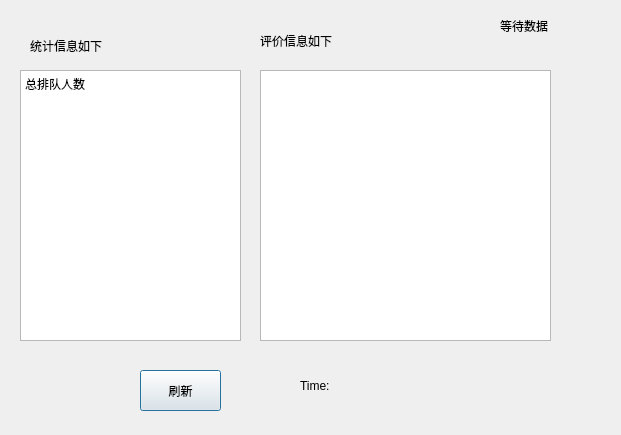
<?xml version="1.0" encoding="UTF-8"?>
<ui version="4.0">
 <class>Dialog</class>
 <widget class="QDialog" name="Dialog">
  <property name="geometry">
   <rect>
    <x>0</x>
    <y>0</y>
    <width>621</width>
    <height>435</height>
   </rect>
  </property>
  <property name="windowTitle">
   <string>Dialog</string>
  </property>
  <widget class="QPushButton" name="pushButton">
   <property name="geometry">
    <rect>
     <x>140</x>
     <y>370</y>
     <width>81</width>
     <height>41</height>
    </rect>
   </property>
   <property name="text">
    <string>刷新</string>
   </property>
  </widget>
  <widget class="QLabel" name="label">
   <property name="geometry">
    <rect>
     <x>30</x>
     <y>30</y>
     <width>151</width>
     <height>31</height>
    </rect>
   </property>
   <property name="text">
    <string>统计信息如下</string>
   </property>
  </widget>
  <widget class="QTextEdit" name="textEdit">
   <property name="geometry">
    <rect>
     <x>20</x>
     <y>70</y>
     <width>221</width>
     <height>271</height>
    </rect>
   </property>
   <property name="html">
    <string>&lt;!DOCTYPE HTML PUBLIC &quot;-//W3C//DTD HTML 4.0//EN&quot; &quot;http://www.w3.org/TR/REC-html40/strict.dtd&quot;&gt;
&lt;html&gt;&lt;head&gt;&lt;meta name=&quot;qrichtext&quot; content=&quot;1&quot; /&gt;&lt;style type=&quot;text/css&quot;&gt;
p, li { white-space: pre-wrap; }
&lt;/style&gt;&lt;/head&gt;&lt;body style=&quot; font-family:'SimSun'; font-size:9pt; font-weight:400; font-style:normal;&quot;&gt;
&lt;p style=&quot; margin-top:0px; margin-bottom:0px; margin-left:0px; margin-right:0px; -qt-block-indent:0; text-indent:0px;&quot;&gt;总排队人数&lt;/p&gt;&lt;/body&gt;&lt;/html&gt;</string>
   </property>
  </widget>
  <widget class="QLabel" name="label_2">
   <property name="geometry">
    <rect>
     <x>260</x>
     <y>20</y>
     <width>151</width>
     <height>41</height>
    </rect>
   </property>
   <property name="text">
    <string>评价信息如下</string>
   </property>
  </widget>
  <widget class="QTextEdit" name="textEdit_2">
   <property name="geometry">
    <rect>
     <x>260</x>
     <y>70</y>
     <width>291</width>
     <height>271</height>
    </rect>
   </property>
  </widget>
  <widget class="QLabel" name="label_3">
   <property name="geometry">
    <rect>
     <x>360</x>
     <y>370</y>
     <width>171</width>
     <height>31</height>
    </rect>
   </property>
   <property name="text">
    <string/>
   </property>
  </widget>
  <widget class="QLabel" name="label_4">
   <property name="geometry">
    <rect>
     <x>300</x>
     <y>370</y>
     <width>54</width>
     <height>31</height>
    </rect>
   </property>
   <property name="text">
    <string>Time:</string>
   </property>
  </widget>
  <widget class="QLabel" name="label_5">
   <property name="geometry">
    <rect>
     <x>500</x>
     <y>10</y>
     <width>91</width>
     <height>31</height>
    </rect>
   </property>
   <property name="text">
    <string>等待数据</string>
   </property>
  </widget>
 </widget>
 <resources/>
 <connections/>
</ui>
